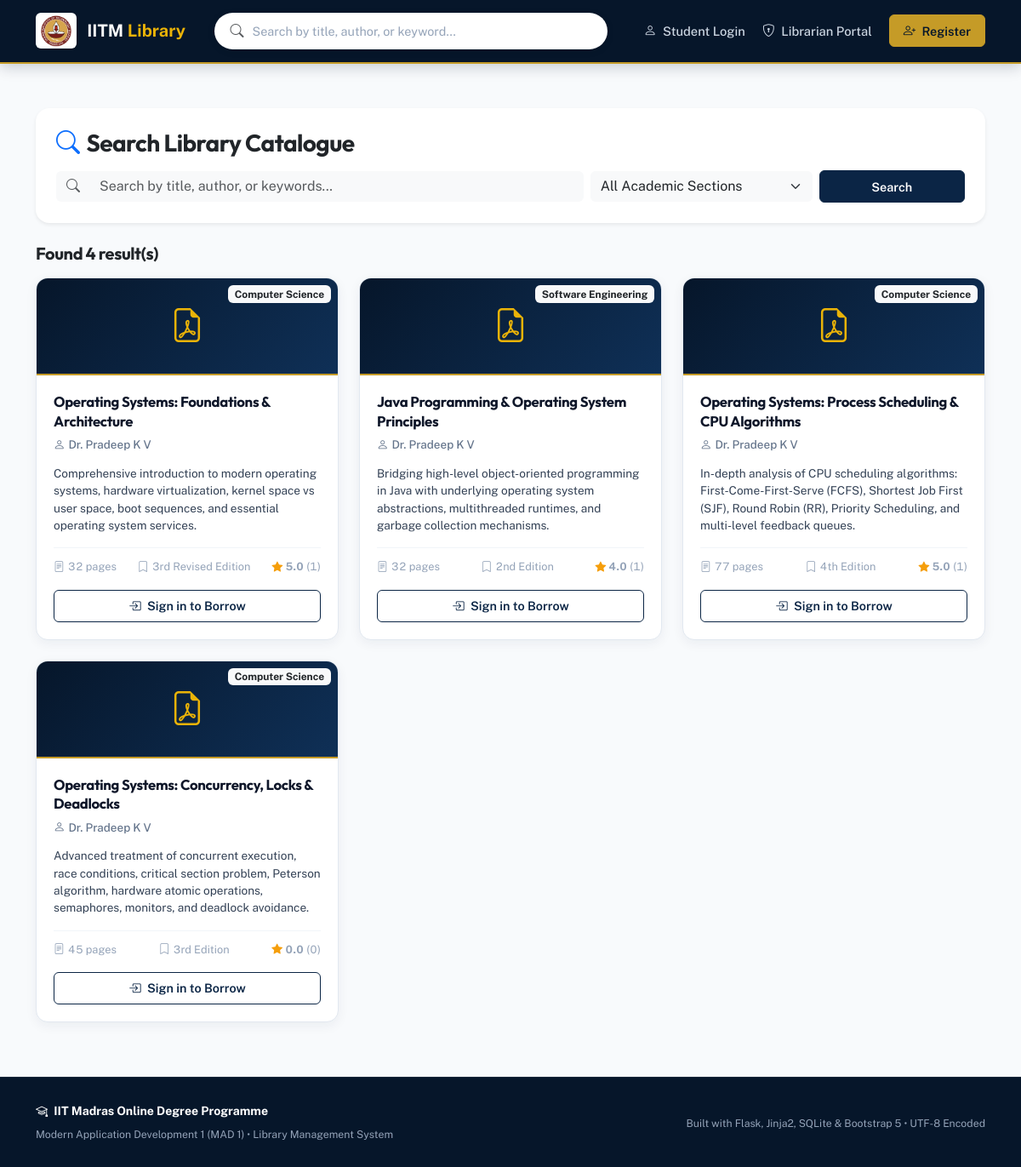
Screenshot of /search with the database file from the repository.
### Code/models.py (models this page shows, shortened)
class Book(db.Model):
    __tablename__ = 'books'
    id = db.Column(db.Integer, primary_key=True)
    title = db.Column(db.String(150), nullable=False, index=True)
    author = db.Column(db.String(150), nullable=False, index=True)
    content = db.Column(db.Text, nullable=True)  # Summary / description
    section_id = db.Column(db.Integer, db.ForeignKey('sections.id', ondelete='CASCADE'), nullable=False)
    file_path = db.Column(db.String(255), nullable=False)
    pages = db.Column(db.Integer, default=1)
    language = db.Column(db.String(50), default='English')
    edition = db.Column(db.String(50), default='1st Edition')
    created_at = db.Column(db.DateTime, default=lambda: datetime.now(timezone.utc))
    issues = db.relationship('BookIssue', backref='book', cascade='all, delete-orphan', lazy=True)
    feedbacks = db.relationship('Feedback', backref='book', cascade='all, delete-orphan', lazy=True)
    @property
    def average_rating(self):
        if not self.feedbacks:
            return 0.0
        return round(sum(f.rating for f in self.feedbacks) / len(self.feedbacks), 1)
    @property
    def ratings_count(self):
        return len(self.feedbacks)

class Section(db.Model):
    __tablename__ = 'sections'
    id = db.Column(db.Integer, primary_key=True)
    name = db.Column(db.String(100), unique=True, nullable=False, index=True)
    description = db.Column(db.Text, nullable=True)
    icon = db.Column(db.String(50), default='bi-journal-bookmark-fill')
    created_at = db.Column(db.DateTime, default=lambda: datetime.now(timezone.utc))
    books = db.relationship('Book', backref='section', cascade='all, delete-orphan', lazy=True)

class Feedback(db.Model):
    __tablename__ = 'feedbacks'
    id = db.Column(db.Integer, primary_key=True)
    user_id = db.Column(db.Integer, db.ForeignKey('users.id', ondelete='CASCADE'), nullable=False)
    book_id = db.Column(db.Integer, db.ForeignKey('books.id', ondelete='CASCADE'), nullable=False)
    rating = db.Column(db.Integer, nullable=False)  # 1 to 5
    comment = db.Column(db.Text, nullable=True)
    created_at = db.Column(db.DateTime, default=lambda: datetime.now(timezone.utc))
    __table_args__ = (
        db.UniqueConstraint('user_id', 'book_id', name='uq_user_book_feedback'),
    )

### Code/LMS_app.py (the view, shortened to what this page needs)
@app.route('/search')
def search():
    query = request.args.get('q', '').strip()
    section_id = request.args.get('section_id', type=int)
    books_query = Book.query
    if section_id:
        books_query = books_query.filter(Book.section_id == section_id)
    results = books_query.all()
    sections = Section.query.all()
    user = None
    user_status_map = {}
    return render_template('search.html',
                           query=query,
                           selected_section_id=section_id,
                           results=results,
                           sections=sections,
                           user_status_map=user_status_map)

### Code/LMS_app.py (called while the page is built)
@app.before_request
def before_request_hook():
    check_and_revoke_expired_books()

@app.context_processor
def inject_global_context():
    current_user = None
    if 'user_id' in session:
        current_user = db.session.get(User, session['user_id'])
    pending_requests_count = 0
    if current_user and current_user.is_librarian:
        pending_requests_count = BookIssue.query.filter_by(status='pending').count()
    active_user_quota = 0
    if current_user and not current_user.is_librarian:
        active_user_quota = current_user.active_quota_count
    return {
        'current_user': current_user,
        'pending_requests_count': pending_requests_count,
        'active_user_quota': active_user_quota,
        'now': datetime.now(timezone.utc)
    }

### Code/database.py (called while the page is built)
def check_and_revoke_expired_books():
    try:
        now = datetime.now(timezone.utc)
        active_issues = BookIssue.query.filter_by(status='issued').all()
        revoked_count = 0
        for issue in active_issues:
            if issue.due_date:
                due = issue.due_date if issue.due_date.tzinfo else issue.due_date.replace(tzinfo=timezone.utc)
                if now > due:
                    issue.status = 'revoked'
                    issue.return_date = now
                    issue.rejection_reason = 'Loan period expired (7-day automatic revocation policy)'
                    revoked_count += 1
        if revoked_count > 0:
            db.session.commit()
    except Exception as e:
        db.session.rollback()
        print(f"Error checking expired books: {e}")

### Code/models.py (called while the page is built)
@event.listens_for(Engine, "connect")
def set_sqlite_pragma(dbapi_connection, connection_record):
    try:
        cursor = dbapi_connection.cursor()
        cursor.execute("PRAGMA foreign_keys=ON")
        cursor.close()
    except Exception:
        pass

### Code/templates/search.html (shortened to what this page needs)
{% extends "base.html" %}
{% block content %}
<div class="card border-0 shadow-sm p-4 rounded-4 mb-4 bg-white">
    <h3 class="fw-bold text-dark mb-3">
        <i class="bi bi-search text-primary me-2"></i>Search Library Catalogue
    </h3>
    <form action="{{ url_for('search') }}" method="get" class="row g-2 align-items-center">
        <div class="col-md-7">
            <div class="input-group">
                <span class="input-group-text bg-light border-0"><i class="bi bi-search text-muted"></i></span>
                <input type="text" name="q" class="form-control border-0 bg-light" placeholder="Search by title, author, or keywords..." value="{{ query }}">
            </div>
        </div>
        <div class="col-md-3">
            <select name="section_id" class="form-select border-0 bg-light">
                <option value="">All Academic Sections</option>
            </select>
        </div>
        <div class="col-md-2">
            <button type="submit" class="btn btn-primary w-100">
                Search
            </button>
        </div>
    </form>
</div>
<div class="d-flex justify-content-between align-items-center mb-3">
    <h5 class="fw-bold text-dark mb-0">
        Found {{ results|length }} result(s)
    </h5>
</div>
{% if results %}
<div class="row g-4">
    {% for book in results %}
    {% set issue = user_status_map.get(book.id) %}
    <div class="col-lg-4 col-md-6">
        <div class="book-card">
            <div class="book-card-cover">
                <i class="bi bi-file-earmark-pdf book-icon"></i>
                <span class="badge bg-light text-dark position-absolute top-0 end-0 m-2">{{ book.section.name.split('&')[0] }}</span>
            </div>
            <div class="book-card-body">
                <h5 class="book-card-title">{{ book.title }}</h5>
                <div class="book-card-author">
                    <i class="bi bi-person me-1"></i>{{ book.author }}
                </div>
                <p class="book-card-desc">
                    {{ book.content }}
                </p>
                <div class="book-card-meta">
                    <span class="tabular-nums"><i class="bi bi-file-text me-1"></i>{{ book.pages }} pages</span>
                    <span><i class="bi bi-bookmark me-1"></i>{{ book.edition }}</span>
                    <span>
                        <span class="star-rating">
                            <i class="bi bi-star-fill"></i>
                        </span>
                        <strong class="tabular-nums">{{ book.average_rating }}</strong> <span class="tabular-nums">({{ book.ratings_count }})</span>
                    </span>
                </div>
                {% if current_user %}
                    {% if current_user.is_librarian %}
                        <div class="d-flex gap-2 mt-auto">
                            <a href="{{ url_for('view_pdf', book_id=book.id) }}" class="btn btn-primary btn-sm flex-grow-1">
                                <i class="bi bi-eye me-1"></i> View eBook
                            </a>
                            <a href="{{ url_for('section_books', section_id=book.section_id) }}" class="btn btn-outline-secondary btn-sm" title="Go to Section">
                                <i class="bi bi-folder2-open"></i>
                            </a>
                        </div>
                    {% else %}
                        {% if issue and issue.status == 'issued' %}
                            <div class="d-flex gap-2 mt-auto">
                                <a href="{{ url_for('view_pdf', book_id=book.id) }}" class="btn btn-success btn-sm flex-grow-1">
                                    <i class="bi bi-book me-1"></i> Read Online
                                </a>
                                <a href="{{ url_for('user_my_books') }}" class="btn btn-outline-secondary btn-sm" title="Manage Loan">
                                    <i class="bi bi-gear"></i>
                                </a>
                            </div>
                        {% elif issue and issue.status == 'pending' %}
                            <button class="btn btn-warning btn-sm w-100 mt-auto text-dark" disabled>
                                <i class="bi bi-clock-history me-1"></i> Request Pending
                            </button>
                        {% elif not current_user.can_request_book %}
                            <button class="btn btn-secondary btn-sm w-100 mt-auto" disabled>
                                <i class="bi bi-slash-circle me-1"></i> Quota Full (5/5 Limit)
                            </button>
                        {% else %}
                            <form action="{{ url_for('request_book', book_id=book.id) }}" method="post" class="mt-auto">
                                <button type="submit" class="btn btn-primary btn-sm w-100">
                                    <i class="bi bi-send-plus me-1"></i> Request e-Book
                                </button>
                            </form>
                        {% endif %}
                    {% endif %}
                {% else %}
                    <a href="{{ url_for('login', role='user') }}" class="btn btn-outline-primary btn-sm w-100 mt-auto">
                        <i class="bi bi-box-arrow-in-right me-1"></i> Sign in to Borrow
                    </a>
                {% endif %}
            </div>
        </div>
    </div>
    {% endfor %}
</div>
{% endif %}
{% endblock %}

### Code/static/style.css (style rules this page uses)
:root { --surface-base: #f8fafc; --surface-card: #ffffff; --surface-elevated: #ffffff; --surface-sunken: #f1f5f9; --surface-overlay: rgba(11, 37, 69, 0.75); --ink-primary: #0f172a; --ink-secondary: #334155; --ink-tertiary: #64748b; --ink-muted: #94a3b8; --ink-inverted: #ffffff; --brand-navy-950: #06162a; --brand-navy-900: #0b2545; --brand-navy-850: #0f3057; --brand-navy-800: #134074; --brand-gold-600: #a17c1c; --brand-gold-500: #c59b27; --brand-gold-400: #eab308; --brand-gold-100: #fef8e7; --status-safe-bg: #ecfdf5; --status-safe-ink: #065f46; --status-safe-border: #a7f3d0; --status-warning-bg: #fffbeb; --status-warning-ink: #92400e; --status-warning-border: #fde68a; --status-urgent-bg: #fef2f2; --status-urgent-ink: #991b1b; --status-urgent-border: #fecaca; --status-info-bg: #eff6ff; --status-info-ink: #1e40af; --status-info-border: #bfdbfe; --quota-slot-empty: #e2e8f0; --quota-slot-active: #0b2545; --quota-slot-pending: #d97706; --quota-slot-limit: #dc2626; --border-subtle: #e2e8f0; --border-default: #cbd5e1; --border-strong: #94a3b8; --radius-sm: 6px; --radius-md: 10px; --radius-lg: 14px; --radius-xl: 18px; --radius-pill: 9999px; --shadow-subtle: 0 1px 3px rgba(11, 37, 69, 0.05); --shadow-card: 0 4px 14px rgba(11, 37, 69, 0.06); --shadow-card-hover: 0 10px 24px rgba(11, 37, 69, 0.1); --shadow-dropdown: 0 12px 30px rgba(11, 37, 69, 0.15); --focus-ring: 0 0 0 3px rgba(197, 155, 39, 0.35); --transition-snappy: all 0.2s cubic-bezier(0.16, 1, 0.3, 1); }
*, *::before, *::after { box-sizing: border-box; }
body { font-family: 'Public Sans', -apple-system, BlinkMacSystemFont, "Segoe UI", Roboto, sans-serif; background-color: var(--surface-base); color: var(--ink-primary); min-height: 100vh; display: flex; flex-direction: column; margin: 0; padding: 0; line-height: 1.6; -webkit-font-smoothing: antialiased; -moz-osx-font-smoothing: grayscale; }
.tabular-nums, .stat-value, .quota-count, .due-date-val, .page-count-val, .badge-due { font-variant-numeric: tabular-nums; }
h1, h2, h3, h4, h5, h6, .brand-font { font-family: 'Outfit', 'Inter', sans-serif; font-weight: 700; letter-spacing: -0.02em; color: var(--ink-primary); margin-top: 0; }
a { color: var(--brand-navy-800); text-decoration: none; transition: var(--transition-snappy); }
.book-card { border-radius: var(--radius-lg); background: var(--surface-card); border: 1px solid var(--border-subtle); box-shadow: var(--shadow-card); transition: var(--transition-snappy); display: flex; flex-direction: column; height: 100%; position: relative; overflow: hidden; }
.book-card-cover { background: linear-gradient(135deg, var(--brand-navy-950) 0%, var(--brand-navy-850) 100%); color: #ffffff; padding: 1.5rem 1.25rem 1.25rem 1.25rem; position: relative; text-align: center; border-bottom: 2px solid var(--brand-gold-500); }
.book-card-cover .book-icon { font-size: 2.5rem; color: var(--brand-gold-400); margin-bottom: 0.25rem; display: block; }
.book-card-body { padding: 1.25rem; display: flex; flex-direction: column; flex: 1; }
.book-card-title { font-size: 1.05rem; font-weight: 700; color: var(--ink-primary); line-height: 1.35; margin-bottom: 0.35rem; }
.book-card-author { color: var(--ink-tertiary); font-size: 0.84rem; font-weight: 500; margin-bottom: 0.75rem; }
.book-card-desc { color: var(--ink-secondary); font-size: 0.85rem; line-height: 1.5; margin-bottom: 1rem; flex: 1; }
.book-card-meta { font-size: 0.8rem; color: var(--ink-muted); border-top: 1px solid var(--surface-sunken); padding-top: 0.75rem; margin-bottom: 1rem; display: flex; justify-content: space-between; font-variant-numeric: tabular-nums; }
.btn { border-radius: var(--radius-sm); font-weight: 600; font-size: 0.9rem; padding: 0.45rem 1.15rem; transition: var(--transition-snappy); }
.btn-primary { background-color: var(--brand-navy-900); border-color: var(--brand-navy-900); color: #ffffff; }
.btn-outline-primary { color: var(--brand-navy-900); border-color: var(--brand-navy-900); }
.star-rating { display: inline-flex; align-items: center; gap: 2px; color: #f59e0b; }

### rows the page displays
Book: section.name "Computer Science", title "Operating Systems: Foundations & Architecture", author "Dr. Pradeep K V", content "Comprehensive introduction to modern operating systems, hardware virtualization, kernel space vs user space, boot sequences, and essential operating system services.", pages "32", edition "3rd Revised Edition", average_rating "5.0", ratings_count "1"
Book: section.name "Software Engineering", title "Java Programming & Operating System Principles", author "Dr. Pradeep K V", content "Bridging high-level object-oriented programming in Java with underlying operating system abstractions, multithreaded runtimes, and garbage collection mechanisms.", pages "32", edition "2nd Edition", average_rating "4.0", ratings_count "1"
Book: section.name "Computer Science", title "Operating Systems: Process Scheduling & CPU Algorithms", author "Dr. Pradeep K V", content "In-depth analysis of CPU scheduling algorithms: First-Come-First-Serve (FCFS), Shortest Job First (SJF), Round Robin (RR), Priority Scheduling, and multi-level feedback queues.", pages "77", edition "4th Edition", average_rating "5.0", ratings_count "1"
Book: section.name "Computer Science", title "Operating Systems: Concurrency, Locks & Deadlocks", author "Dr. Pradeep K V", content "Advanced treatment of concurrent execution, race conditions, critical section problem, Peterson algorithm, hardware atomic operations, semaphores, monitors, and deadlock avoidance.", pages "45", edition "3rd Edition", average_rating "0.0", ratings_count "0"

### other values shown
{{ results|length }} "4"
